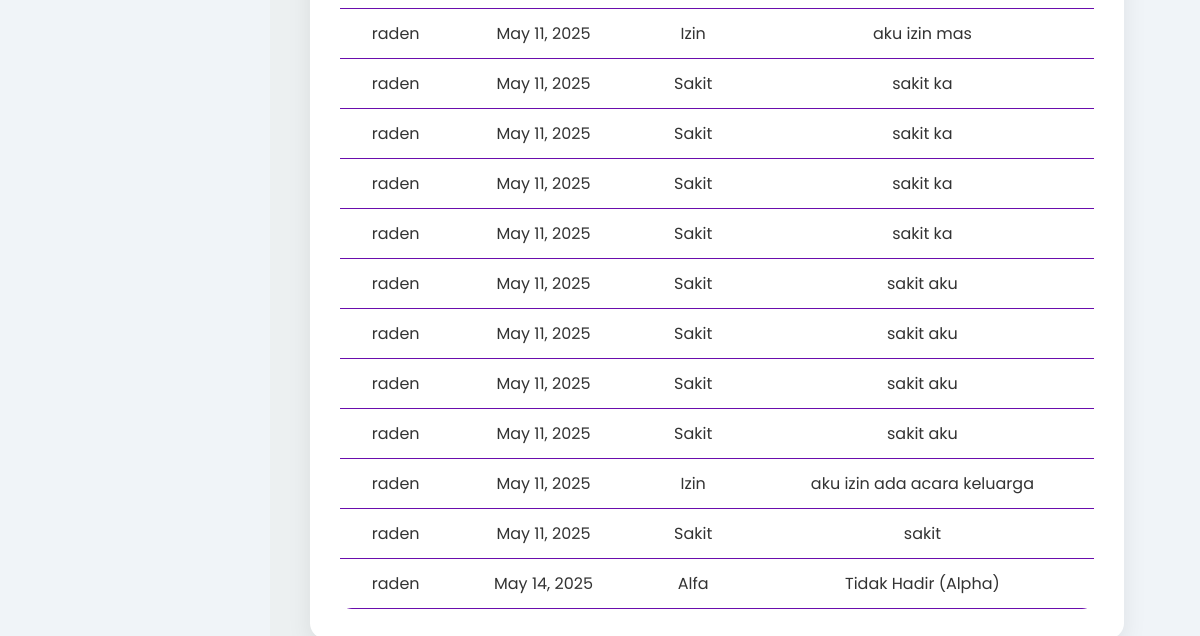
Page /absensi/ (signed in, lower part) on the earlier database version.
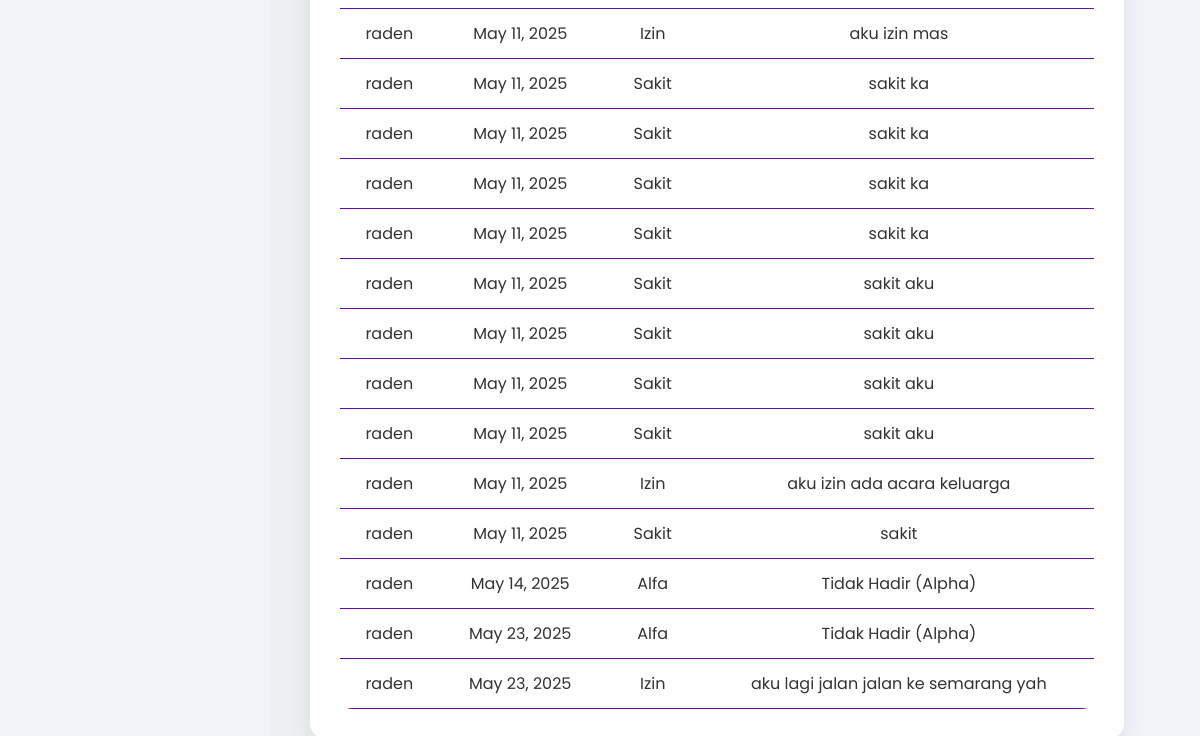
Same page on the later database version.
### birruwattaqwa/models.py (models this page shows, shortened)
class Absensi(models.Model):
    STATUS_CHOICES = [
        ('Hadir', 'Hadir'),
        ('Izin', 'Izin'),
        ('Sakit', 'Sakit'),
        ('Alfa', 'Alfa'),
    ]
    guru = models.ForeignKey(User, on_delete=models.CASCADE)
    tanggal = models.DateField(auto_now_add=True)
    status = models.CharField(max_length=10, choices=STATUS_CHOICES)
    keterangan = models.TextField(blank=True, null=True)  # Keterangan umum
    bulan = models.CharField(max_length=20)  # Simpan bulan sebagai nama, bukan angka
    tahun = models.IntegerField()
    jam_absensi = models.TimeField(auto_now_add=True)
    lokasi = models.CharField(max_length=255, blank=True, null=True)
    latitude = models.FloatField(blank=True, null=True)  # Tambahkan ini
    longitude = models.FloatField(blank=True, null=True)  # Tambahkan ini
    qrcodes = models.ImageField(upload_to='qr_codes/', blank=True)

### birruwattaqwa/views.py (the view, shortened to what this page needs)
# urls.py: path('absensi/', view_absensi, name='list_absen'),
@login_required
@user_passes_test(lambda u: u.groups.filter(name='Admin').exists())
def view_absensi(request):
    user = request.user
    guru_filter = request.GET.get('guru', '')
    search_query = request.GET.get('search', '')
    if user.groups.filter(name='Admin').exists():
        absensi_list = Absensi.objects.all()
        guru_list = User.objects.filter(groups__name='Guru')
        if guru_filter:
            absensi_list = absensi_list.filter(guru__id=guru_filter)
        if search_query:
            absensi_list = absensi_list.filter(keterangan__icontains=search_query)
    else:
        absensi_list = Absensi.objects.filter(guru=user)
        guru_list = None
        if search_query:
            absensi_list = absensi_list.filter(keterangan__icontains=search_query)
    return render(request, 'birruwattaqwa/admin/list_absen.html', {
        'absensi_list': absensi_list,
        'guru_list': guru_list,
        'selected_guru': guru_filter,
        'search_query': search_query,
    })

### birruwattaqwa/templates/birruwattaqwa/admin/list_absen.html (shortened to what this page needs)
{% load static %}
<!DOCTYPE html>
<html lang="id">
<head>
    <link rel="stylesheet" href="{% static 'css/admin/list_absen.css' %}">
    <link rel="stylesheet" href="{% static 'css/admin/D_sidebar.css' %}">
</head>
<body>
    <div class="dashboard">
    <div class="content">
        <div class="rekap-container">
            <div class="table-wrapper">
                <table>
                    <tbody>
                        {% for absensi in absensi_list %}
                        <tr>
                            <td>{{ absensi.guru }}</td>
                            <td>{{ absensi.tanggal }}</td>
                            <td>{{ absensi.status }}</td>
                            <td>{{ absensi.keterangan }}</td>
                        </tr>
                        {% empty %}
                        <tr>
                            <td colspan="4" style="text-align:center;">Tidak ada data absensi.</td>
                        </tr>
                        {% endfor %}
                    </tbody>
                </table>
            </div>
        </div>
    </div>
</body>
</html>

Differences in the rows shown:
added Absensi: guru "raden", tanggal "May 23, 2025", status "Alfa", keterangan "Tidak Hadir (Alpha)"
added Absensi: guru "raden", tanggal "May 23, 2025", status "Izin", keterangan "aku lagi jalan jalan ke semarang yah"
